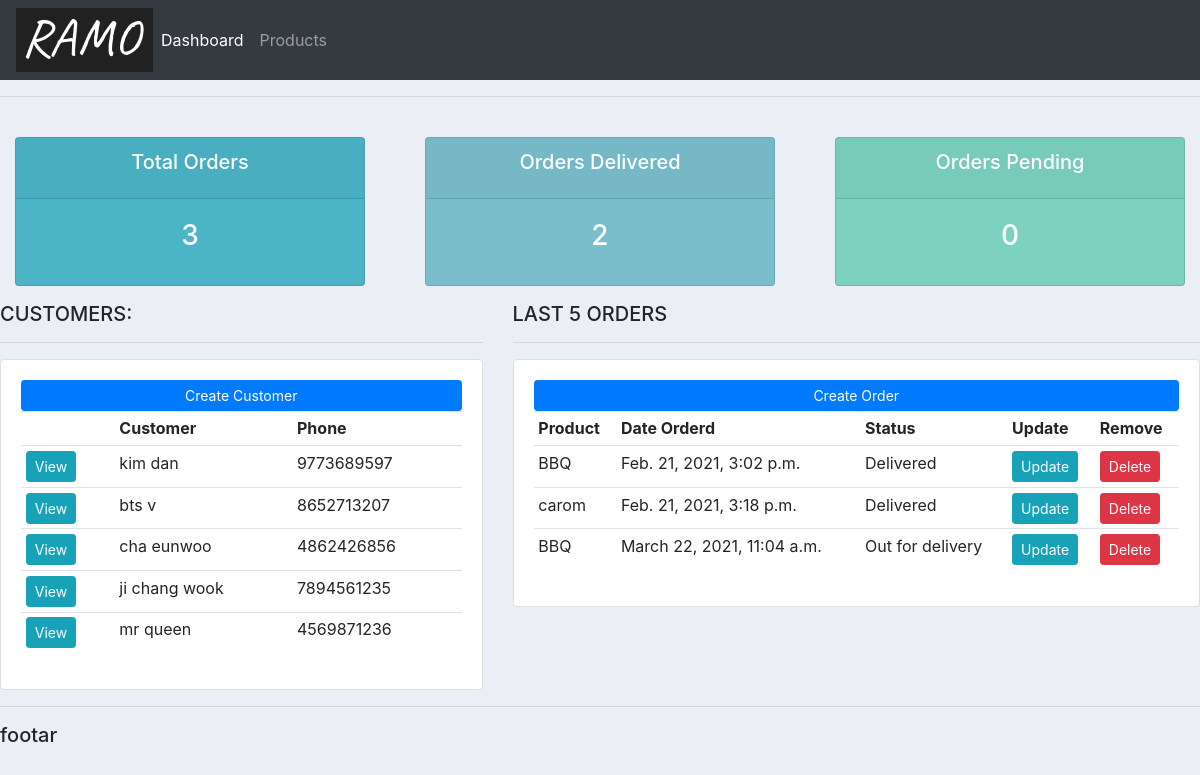
Before: / with the older database file.
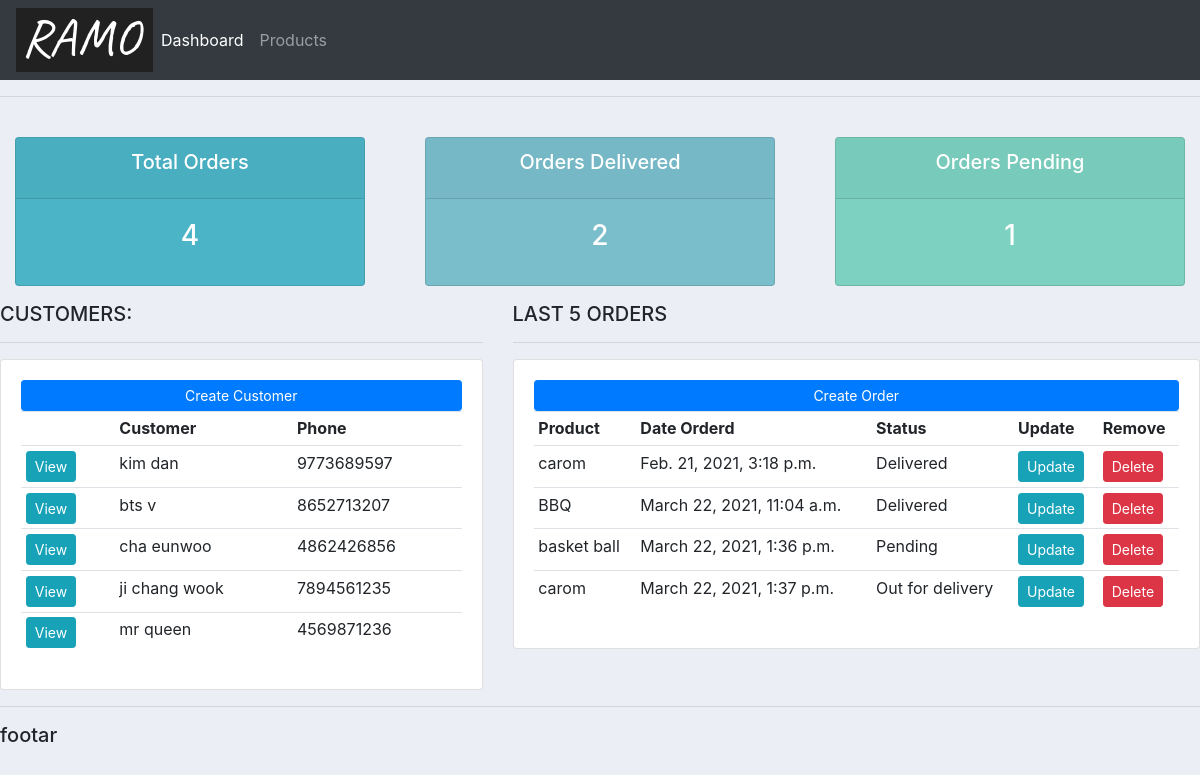
After: the same page with the newer database file.
### accounts/models.py (models this page shows, shortened)
class Customer(models.Model):
    name=models.CharField(max_length=25,null=True)
    phone=models.CharField(max_length=10,null=True)
    email=models.EmailField(max_length=25,null=True)
    date_created=models.DateTimeField(auto_now_add=True,null=True)

class Order(models.Model):
    STATUS=(
        ('Pending','Pending'),('Out for delivery','Out for delivery'),('Delivered','Delivered')
    )
    date_created=models.DateTimeField(auto_now_add=True,null=True)
    status=models.CharField(max_length=250,choices=STATUS,null=True)
    customer=models.ForeignKey(Customer,null=True,on_delete=models.SET_NULL)
    product=models.ForeignKey(Product,null=True,on_delete=models.SET_NULL)

class Product(models.Model):
    CATEGORY=(('In door','In door'),('Out door','Out door'))
    name=models.CharField(max_length=25,null=True)
    price=models.FloatField(null=True)
    category=models.CharField(max_length=25,null=True,choices=CATEGORY)
    description=models.CharField(max_length=25,null=True)
    date_created=models.DateTimeField(auto_now_add=True,null=True)
    tag=models.ManyToManyField(Tag)
    def __str__(self):
        return self.name

### accounts/views.py (the view)
# urls.py: path('',views.home,name='home'),
def home(request):
    orders=Order.objects.all()
    customers=Customer.objects.all()
    total_customers=customers.count()
    total_orders=orders.count()
    delivered=orders.filter(status='Delivered').count()
    pending = orders.filter(status='Pending').count()
    context = {'orders': orders, 'customers': customers,'total_orders':total_orders,'total_customers':total_customers
               ,'delivered':delivered,'pending':pending}
    return render(request,'accounts/dashboard.html',context)

### templates/accounts/dashboard.html
{% extends 'accounts/main.html' %}
{% block content %}
{% include 'accounts/status.html' %}
<div class="row">
	<div class="col-md-5">
		<h5>CUSTOMERS:</h5>
		<hr>
		<div class="card card-body">
			<a class="btn btn-primary  btn-sm btn-block" href="">Create Customer</a>
			<table class="table table-sm">
				<tr>
                   <th></th>
					<th>Customer</th>
					<th>Phone</th>
				</tr>
                {% for customer in customers %}
                    <tr>
                    <td><a class="btn btn-sm btn-info"href="{% url 'customer' customer.id %}">View</a></td>
                        <td>
                        {{customer.name  }}
                    </td>
                    <td>
                        {{customer.phone }}
                    </td>
                    </tr>
                {% endfor %}
			</table>
		</div>
	</div>
	<div class="col-md-7">
		<h5>LAST 5 ORDERS</h5>
		<hr>
		<div class="card card-body">
			<a class="btn btn-primary  btn-sm btn-block" href="{% url 'create_order' %}">Create Order</a>
			<table class="table table-sm">
				<tr>
					<th>Product</th>
					<th>Date Orderd</th>
					<th>Status</th>
					<th>Update</th>
					<th>Remove</th>
				</tr>
                {% for order in orders %}
                    <tr>
                    <td>
                        {{order.product  }}
                    </td>
                        <td>
                        {{order.date_created  }}
                    </td>
                    <td>
                        {{order.status }}
                    </td>
                    <td><a class="btn btn-sm btn-info"href="{% url 'update_order' order.id %}">Update</a> </td>
                        <td><a class="btn btn-sm btn-danger"href="{% url 'delete_order' order.id%}">Delete</a> </td>
                    </tr>
                {% endfor %}
			</table>
		</div>
	</div>
</div>
{% endblock %}

### templates/accounts/main.html (shortened to what this page needs)
<!DOCTYPE html>
{%  load static %}
<html lang="en">
<head>
    <link rel="stylesheet" href="https://maxcdn.bootstrapcdn.com/bootstrap/4.0.0/css/bootstrap.min.css">
	<link rel="stylesheet" href="{% static '/css/main.css' %}" type="text/css">
</head>
<body>
{% include 'accounts/navbar.html' %}
<hr>
{% block content %}
{% endblock %}
<hr>
<h5>footar</h5>
</body>
</html>

### templates/accounts/navbar.html (shortened to what this page needs)
{% load static %}
<nav class="navbar navbar-expand-lg navbar-dark bg-dark">
  <img src="{% static 'images/logo.png' %}">
  <div class="collapse navbar-collapse" id="navbarNavAltMarkup">
    <div class="navbar-nav">
      <a class="nav-item nav-link active" href="{% url 'home' %}">Dashboard</a>
      <a class="nav-item nav-link" href="{% url 'product' %}">Products</a>
    </div>
  </div>
</nav>

### templates/accounts/status.html
<br>
<div class="row">
	<div class="col">
		<div class="col-md">
			<div class="card text-center text-white  mb-3" id="total-orders">
			  	<div class="card-header">
			  		<h5 class="card-title">Total Orders</h5>
			  	</div>
			  	<div class="card-body">
			    	<h3 class="card-title">{{ total_orders }}</h3>
			  	</div>
			</div>
		</div>
	</div>
	<div class="col">
		<div class="col-md">
			<div class="card text-center text-white  mb-3" id="orders-delivered">
			  	<div class="card-header">
			  		<h5 class="card-title">Orders Delivered</h5>
			  	</div>
			  	<div class="card-body">
			    	<h3 class="card-title">{{ delivered }}</h3>
			  	</div>
			</div>
		</div>
	</div>
	<div class="col">
		<div class="col-md">
			<div class="card text-center text-white  mb-3" id="orders-pending">
			  	<div class="card-header">
			  		<h5 class="card-title">Orders Pending</h5>
			  	</div>
			  	<div class="card-body">
			    	<h3 class="card-title">{{ pending }}</h3>
			  	</div>
			</div>
		</div>
	</div>
</div>

### static/css/main.css (style rules this page uses)
body { background-color: #ebeff5; }
#total-orders { background-color: #4cb4c7; }
#orders-delivered { background-color: #7abecc; }
#orders-pending { background-color: #7CD1C0; }

Changed rows visible on the page:
removed Order: product "BBQ", date_created "Feb. 21, 2021, 3:02 p.m.", status "Delivered"
changed Order "March 22, 2021, 11:04 a.m.": status "Out for delivery" → "Delivered"
added Order: product "basket ball", date_created "March 22, 2021, 1:36 p.m.", status "Pending"
added Order: product "carom", date_created "March 22, 2021, 1:37 p.m.", status "Out for delivery"
Other visible differences:
{{ total_orders }}: "3" → "4"
{{ pending }}: "0" → "1"
